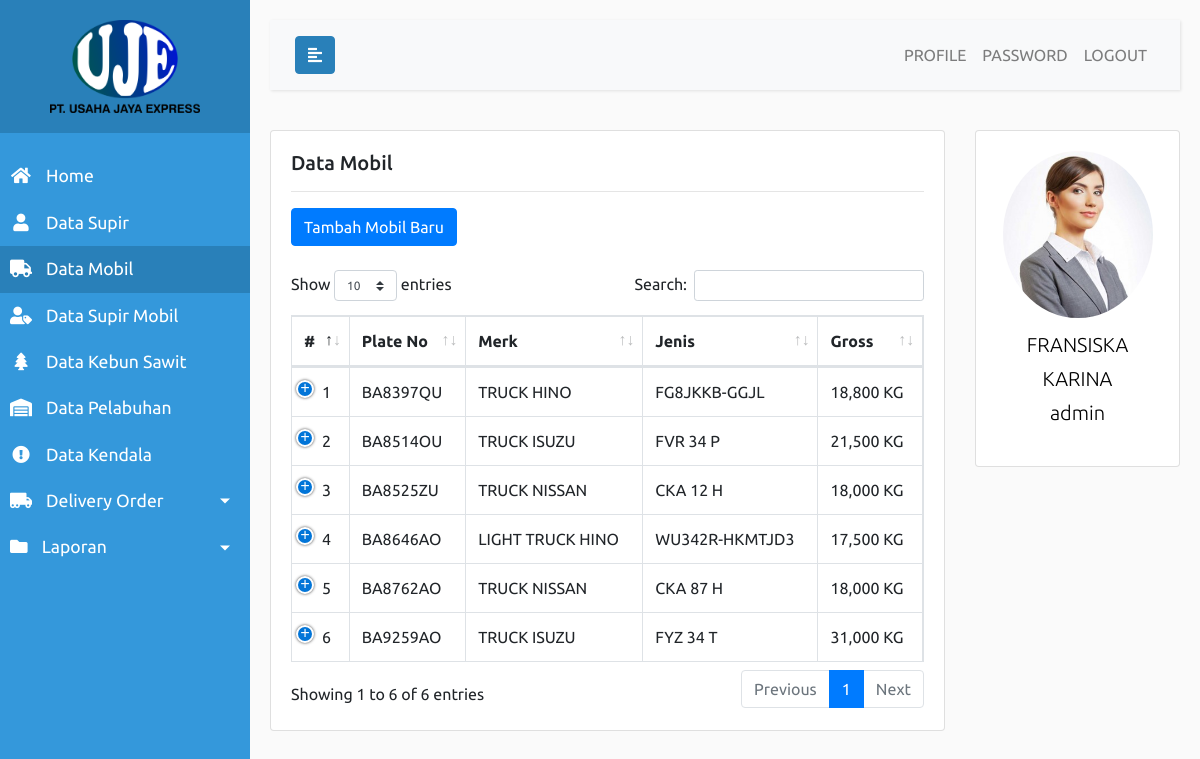
The app's page /admin.php?page=mobil (signed in), older data.
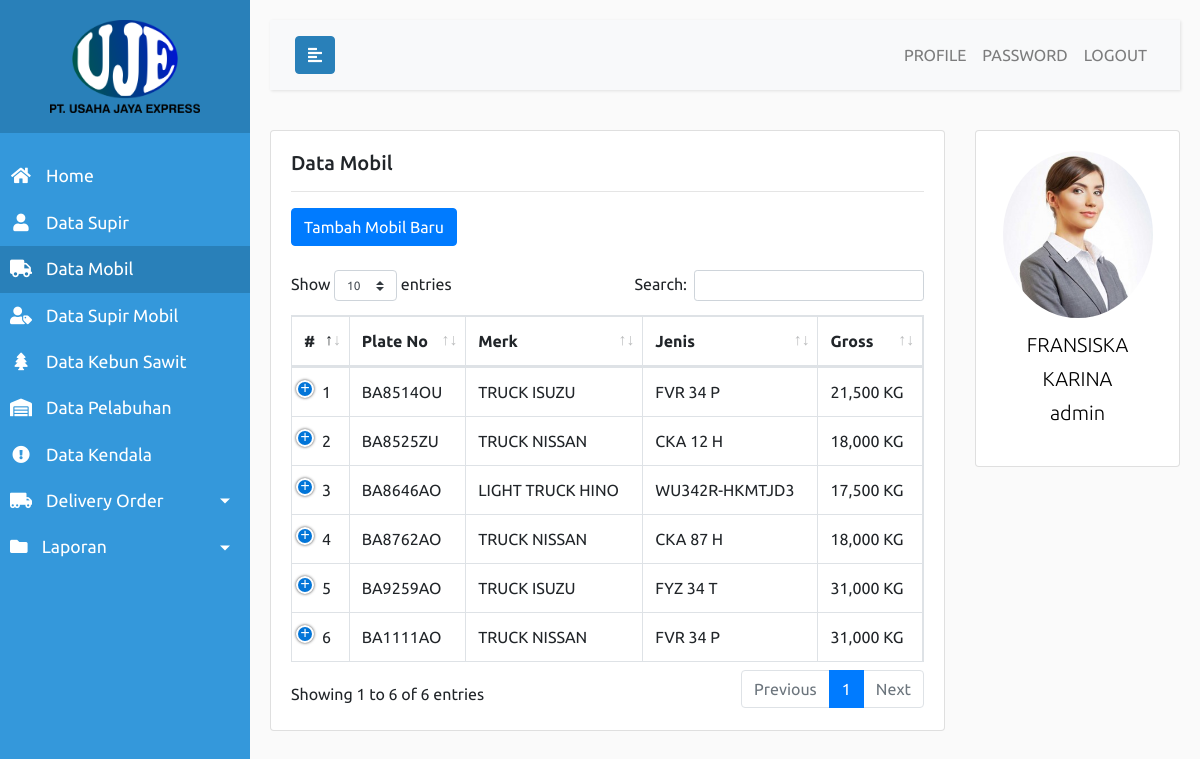
The same page, newer data.
### tables this page shows
CREATE TABLE `tb_mobil` (
  `id` int(11) NOT NULL AUTO_INCREMENT,
  `plate` varchar(10) NOT NULL,
  `merk` varchar(100) NOT NULL,
  `jenis` varchar(100) NOT NULL,
  `gross` int(11) NOT NULL,
  `foto` varchar(100) NOT NULL,
  PRIMARY KEY (`id`)
);

### app/app.php (called while the page is built, shortened)
<?php
	function koneksi() {
		$host = 'localhost';
		$user = 'root';
		$pass = '';
		$db = 'pt-uje-db';
		$conn = mysqli_connect($host, $user, $pass, $db);
		return $conn;
	}
	function sanitizeThis($string) {
		$conn = koneksi();
		$output1 = mysqli_real_escape_string($conn, $string);
		$output2 = strip_tags($output1);
		return htmlspecialchars($output2);
	}
?>

### views/admin/mobil/kelola-mobil.php (the view, shortened to what this page needs)
<div class="row">
	<div class="col-md-9">
		<div class="card">
			<div class="card-body">
				<h5 class="card-title">Data Mobil</h5><hr>
				<?php if ($hak_akses == 'admin'): ?>
					<button type="button" class="btn btn-primary" id="btn-tambah-mobil">Tambah Mobil Baru</button><br><br>
				<?php endif ?>
				<table id="table-data-mobil" class="table table-bordered display responsive nowrap" style="width:100%">
					<thead>
						<tr>
							<th>#</th>
							<th>Plate No</th>
							<th>Merk</th>
							<th>Jenis</th>
							<th>Gross</th>
						</tr>
					</thead>
					<tbody>
						<?php
							$list_data = [];
							$query = "SELECT * FROM tb_mobil";
							$process = mysqli_query($conn, $query);
							while($row = mysqli_fetch_array($process)) {
								$list_data[] = $row;
							}
							foreach ($list_data as $key => $value) {
						?>
							<tr>
								<td><?php echo $key+1 ?></td>
								<td><?php echo $value['plate'] ?></td>
								<td><?php echo $value['merk'] ?></td>
								<td><?php echo $value['jenis'] ?></td>
								<td><?php echo number_format($value['gross']) ?> KG</td>
							</tr>
						<?php
							}
						?>
					</tbody>
				</table>
			</div>
		</div>
	</div>
	<div class="col-md-3">
		<?php include 'views/partials/rightbar.php'; ?>
	</div>
</div>

Row changes from the older to the newer data that the page shows:
removed tb_mobil: plate "BA8397QU", merk "TRUCK HINO", jenis "FG8JKKB-GGJL", gross "18,800"
added tb_mobil: plate "BA1111AO", merk "TRUCK NISSAN", jenis "FVR 34 P", gross "31,000"
